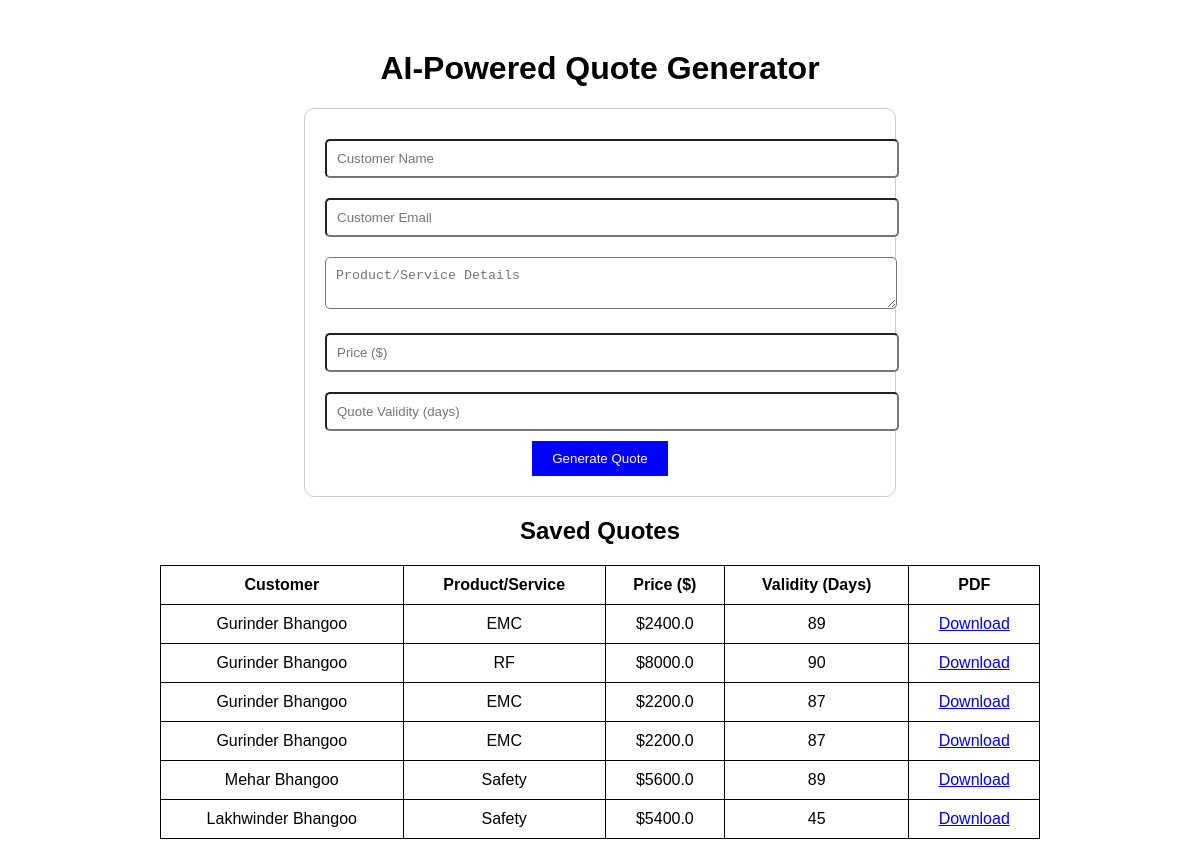
Before: / with the older database file.
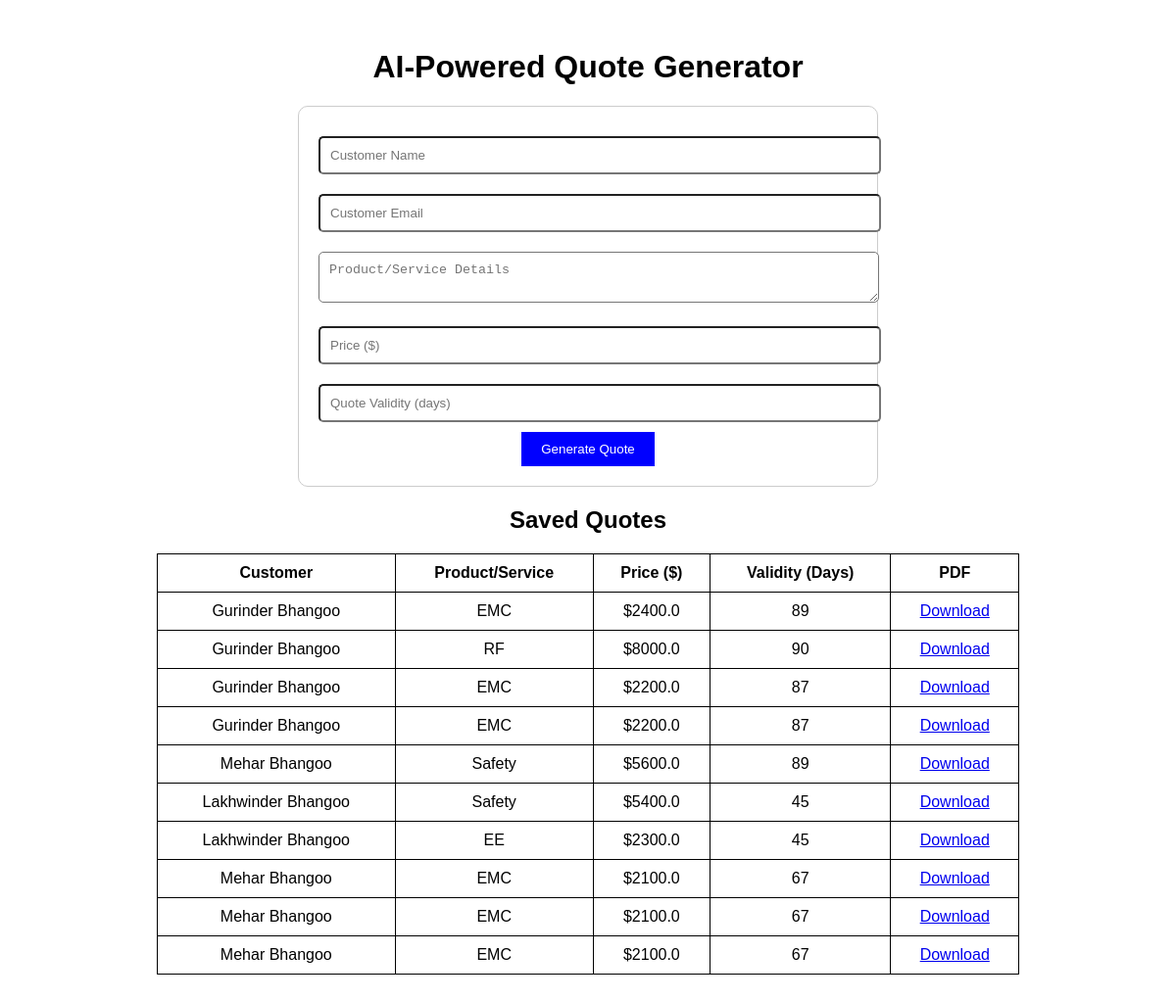
After: the same page with the newer database file.
### app.py (models this page shows)
class Quote(db.Model):
    id = db.Column(db.Integer, primary_key=True)
    customer_name = db.Column(db.String(100), nullable=False)
    recipient_email = db.Column(db.String(100), nullable=False)
    product_details = db.Column(db.Text, nullable=False)
    price = db.Column(db.Float, nullable=False)
    validity = db.Column(db.Integer, nullable=False)
    pdf_filename = db.Column(db.String(100), nullable=False)
    roof_square_feet = db.Column(db.Float, nullable=True)  # Roof Area
    roof_image_url = db.Column(db.String(255), nullable=True)  # Store Image URL

### app.py (the view)
@app.route("/")
def home():
    quotes = Quote.query.all()  # Fetch all quotes from the database
    return render_template("index.html", quotes=quotes)

### templates/index.html (shortened to what this page needs)
<!DOCTYPE html>
<html lang="en">
<head>
</head>
<body>
    <h1>AI-Powered Quote Generator</h1>
    <form action="/generate" method="POST">
        <input type="text" name="customer_name" placeholder="Customer Name" required><br>
        <input type="email" name="recipient_email" placeholder="Customer Email" required><br>
        <textarea name="product_details" placeholder="Product/Service Details" required></textarea><br>
        <input type="number" name="price" placeholder="Price ($)" required><br>
        <input type="number" name="validity" placeholder="Quote Validity (days)" required><br>
        <button type="submit">Generate Quote</button>
    </form>
    <h2>Saved Quotes</h2>
    <table>
        <tr>
            <th>Customer</th>
            <th>Product/Service</th>
            <th>Price ($)</th>
            <th>Validity (Days)</th>
            <th>PDF</th>
        </tr>
        {% for quote in quotes %}
        <tr>
            <td>{{ quote.customer_name }}</td>
            <td>{{ quote.product_details }}</td>
            <td>${{ quote.price }}</td>
            <td>{{ quote.validity }}</td>
            <td><a href="{{ quote.pdf_filename }}" download>Download</a></td>
        </tr>
        {% endfor %}
    </table>
</body>
</html>

### templates/index.html (style rules this page uses)
body { font-family: Arial, sans-serif; text-align: center; margin: 50px; }
form { width: 50%; margin: auto; padding: 20px; border: 1px solid #ccc; border-radius: 10px; }
input, textarea { width: 100%; padding: 10px; margin: 10px 0; border-radius: 5px; }
button { padding: 10px 20px; background-color: blue; color: white; border: none; cursor: pointer; }
table { width: 80%; margin: auto; border-collapse: collapse; }
th, td { border: 1px solid black; padding: 10px; }

Changed rows visible on the page:
added Quote: customer_name "Lakhwinder Bhangoo", product_details "EE", price "2300.0", validity "45"
added Quote: customer_name "Mehar Bhangoo", product_details "EMC", price "2100.0", validity "67"
added Quote: customer_name "Mehar Bhangoo", product_details "EMC", price "2100.0", validity "67"
added Quote: customer_name "Mehar Bhangoo", product_details "EMC", price "2100.0", validity "67"
